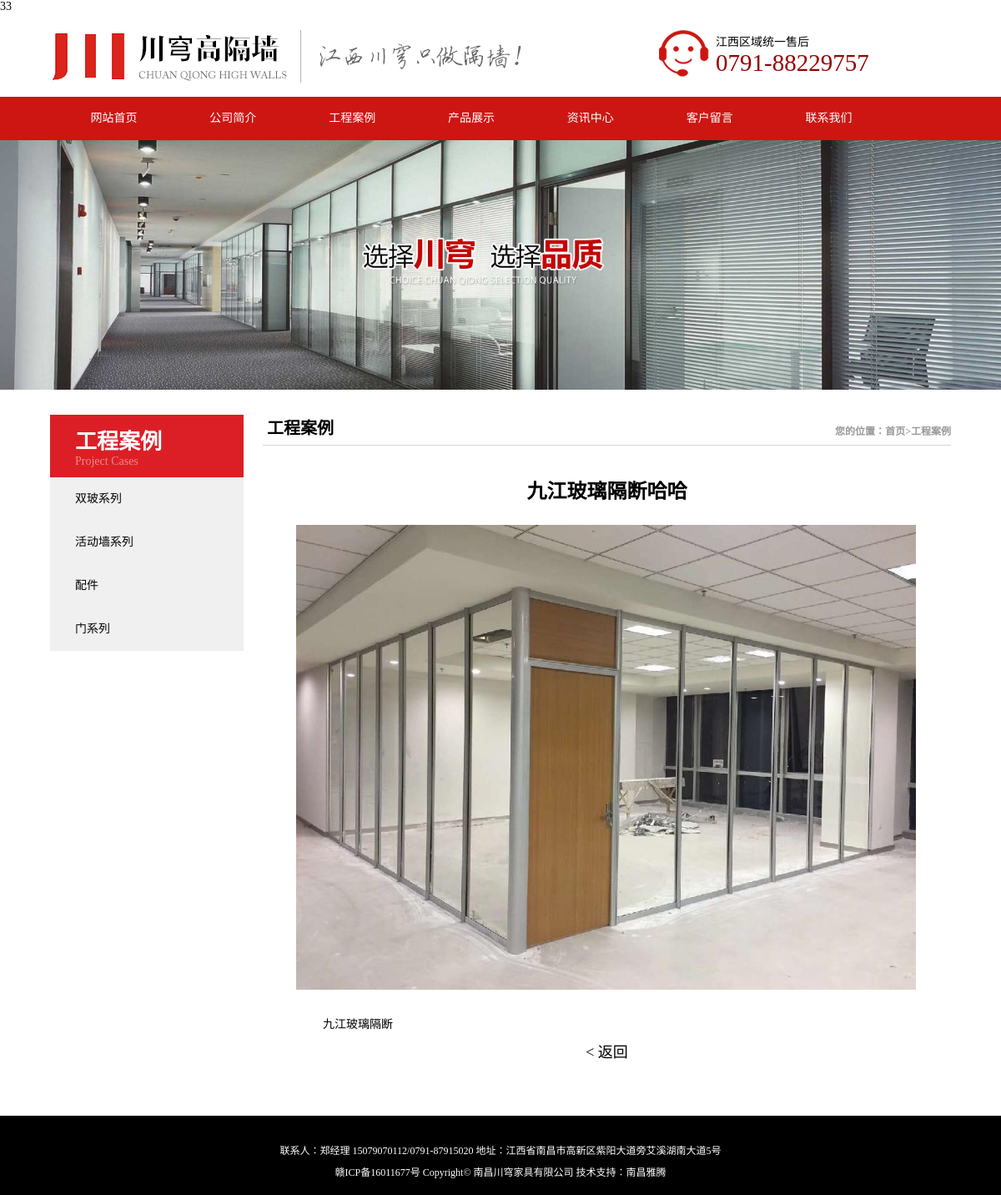
Screenshot of /caseshow.php?id=3 with the database file from the repository.
### tables this page shows
CREATE TABLE `cases`  (
  `id` int(10) UNSIGNED NOT NULL AUTO_INCREMENT,
  `name` varchar(255) NULL DEFAULT NULL,
  `classfiy` varchar(255) NULL DEFAULT NULL,
  `content` text NULL,
  `img` varchar(255) NULL DEFAULT NULL,
  `browse` int(255) UNSIGNED NULL DEFAULT NULL,
  `time` int(255) NULL DEFAULT NULL,
  PRIMARY KEY (`id`) USING BTREE
);

### admin/fun.php (called while the page is built, shortened)
<?php
    class Mysql {
        public $host = 'localhost';
        public $user = 'root';
        public $password = 'root';
        public $dbname = 'gaogeqiang';
        public $table;
        public function __construct($table) {
            $this->table =$table;
        }
        public function connectdb() {
            $dns = "mysql:host=$this->host;dbname=$this->dbname";
            $db = new PDO($dns,$this->user,$this->password); $db->exec("SET name 'UTF8'");
            return $db;
        }
        public function selectByID($id) {
            $db = $this->connectdb($this->table);
            $sql = "select * from $this->table where id=$id";
            $query = $db->query($sql);
            $query->setFetchMode(PDO::FETCH_ASSOC);
            $result =$query->fetch();
            return $result;
        }
         public function selectBygroup($groupname) {
            $db = $this->connectdb($this->table);
            $sql = "select $groupname from $this->table group by $groupname";
            $query = $db->query($sql);
            $query->setFetchMode(PDO::FETCH_ASSOC);
            $result =$query->fetchAll();
            return $result;
         }
    }
?>

### fun-ahead.php (the view, shortened to what this page needs)
<?php
    include './admin/fun.php';
    $cases = new Mysql('cases');
    $cases = $cases->selectBygroup('classfiy');
?>

### fun-ahead.php (the view, shortened to what this page needs)
<?php
    include './admin/fun.php';
    $cases = new Mysql('cases');
    $cases = $cases->selectBygroup('classfiy');
?>

### caseshow.php (shortened to what this page needs)
<!DOCTYPE html>
<html lang="en">
	<head>
		<link rel="stylesheet" href="./index.css" />
	</head>
	<body>
		<?php
			include './fun-ahead.php';
			$id = $_GET['id'];
			echo $id;
			echo $_GET['id'];
			$mysql = new Mysql('cases');
			$result = $mysql->selectByID($_GET['id']);
			$path  = "./admin/upload/".$result['img'];
			$cases = new Mysql('cases');
			$cases = $cases->selectBygroup('classfiy');
			foreach ($cases as $v) {
				$casesresult .= "<li><a href="."cases.php?classfiy=$v[classfiy]".">$v[classfiy]</a></li>";
			}
		?>
	<header class="header-top">
		<div class="logo">
			<a href="./index.php"></a>
		</div>
		<div class="tel">
			<p>江西区域统一售后</p>
			<p>0791-88229757</p>
		</div>
	</header>
	<nav>
		<div class="nav-middle">
			<li><a href="index.php">网站首页</a></li>
			<li onmouseover="show(this)" onmouseleave="hide(this)">
				<a href="aboutus.php">公司简介</a>
			<li onmouseover="show(this)" onmouseleave="hide(this)">
				<a href="cases.php">工程案例</a>
			</li>
			<li onmouseover="show(this)" onmouseleave="hide(this)">
				<a href="product.php">产品展示</a>
			<li onmouseover="show(this)" onmouseleave="hide(this)">
				<a href="news.php">资讯中心</a>
			</li>
			<li><a href="message.php">客户留言</a></li>
			<li><a href="contact.php">联系我们</a></li>
		</div>
		<div class="slideshow">
			<ul>
				<li><img src="./img/slide01.jpg" alt="" /></li>
			</ul>
		</div>
	</nav>
        <div id="public-main" class="clearfix">
            <div class="public-left">
                <a href="#" class="toptitle">
                    <h1>工程案例</h1>
                    <span>Project Cases</span>
                </a>
                <ul>
				<?php
					echo $casesresult;
				   ?>
                </ul>
            </div>
            <div class="public-right">
                <h2 class="righttitle">
                    工程案例
                    <span>您的位置：<a href="#">首页</a>><a href="#">工程案例</a></span>
                </h2>
                <div class="casesdetail">
				   <h3><?php echo $result['name'] ?></h3>
				   <?php
						   	echo "<img src=$path >";
							echo "<p>"."$result[content]"."</p>";
				   ?>
                   <a href="cases.php">< 返回</a>
                </div>
            </div>
        </div>
		<footer>
			<div class="footer-middle">
				<p>
					联系人：郑经理 15079070112/0791-87915020
					地址：江西省南昌市高新区紫阳大道旁艾溪湖南大道5号
				</p>
				<p>
					赣ICP备16011677号 Copyright© 南昌川穹家具有限公司 技术支持：南昌雅腾
				</p>
			</div>
        </footer>
	</body>
</html>

### index.css (style rules this page uses)
* { padding: 0; margin: 0; }
a { text-decoration: none; color: #000000; }
li { list-style: none; }
body { font-size: 14px; font-family: "微软雅黑"; }
.clearfix:after { content: ""; display: block; height: 0; visibility: hidden; clear: both; }
.clearfix { zoom: 1; }
.header-top { width: 1080px; height: 100px; margin: 0 auto; background-color: #ffffff; }
.header-top .logo { float: left; height: 100%; }
.header-top .logo a { display: block; width: 574px; height: 100%; background: url("img/logo.png") no-repeat 0 20px; }
.header-top .tel { float: right; display: block; width: 282px; height: 57px; padding-left: 72px; padding-top: 7px; margin-top: 16px; background: url("img/tel-logo.png") no-repeat; }
.header-top .tel p:last-child { font-size: 29px; color: #970000; }
nav { width: 100%; background-color: #cd1612; margin-bottom: 30px; }
nav .nav-middle { width: 1000px; height: 52px; line-height: 52px; margin: 0 auto; display: flex; padding-right: 70px; }
nav .nav-middle li { flex: 1; text-align: center; position: relative; }
nav .nav-middle li a { display: block; height: 100%; width: 100%; color: #ffffff; }
nav .slideshow ul { width: 100%; }
nav .slideshow ul img { display: block; width: 100%; }
footer { width: 100%; height: 95px; background-color: #000000; padding-top: 32px; margin-top: 30px; box-sizing: border-box; }
footer .footer-middle { text-align: center; font-size: 12px; color: #ffffff; }
footer .footer-middle p:last-child { padding-top: 8px; }
#public-main { width: 1080px ; margin: 0 auto; }
#public-main .public-left { float: left; width: 232px; margin-right: 23px; }
#public-main .public-left .toptitle { display: block; box-sizing: border-box; width: 100%; height: 75px; padding: 11px 0 0 30px; background-color: #dc1f26; }
#public-main .public-left .toptitle h1 { font-size: 26px; color: #ffffff; }
#public-main .public-left .toptitle span { font-size: 14px; color: #f88888; }
#public-main .public-left li { height: 52px; line-height: 52px; background-color: #f0f0f0; padding-left: 30px; }
#public-main .public-left li a { display: block; width: 100%; height: 100%; }
#public-main .public-right { float: left; width: 825px; }
#public-main .public-right .righttitle { font-size: 20px; color: #000000; font-weight: 700; padding-left: 5px; padding-bottom: 7px; border-bottom: 1px solid #d9d7d8; }
#public-main .public-right .righttitle span { float: right; font-size: 12px; color: #999999; padding-top: 10px; }
#public-main .public-right .righttitle span a { color: #999999; }
#public-main .public-right .casesdetail { padding: 35px 40px; }
#public-main .public-right .casesdetail h3 { font-size: 24px; text-align: center; margin-bottom: 25px; }
#public-main .public-right .casesdetail img { width: 743px; text-align: center; margin-bottom: 20px; }
#public-main .public-right .casesdetail p { line-height: 36px; text-indent: 2rem; }
#public-main .public-right .casesdetail a { display: block; text-align: center; font-size: 18px; }

### rows the page displays
cases: name "九江玻璃隔断哈哈", img (picture), content "九江玻璃隔断"

### other values shown
$id "3"
$_GET['id'] "3"
$v[classfiy] "双玻系列"
$v[classfiy] "活动墙系列"
$v[classfiy] "配件"
$v[classfiy] "门系列"
